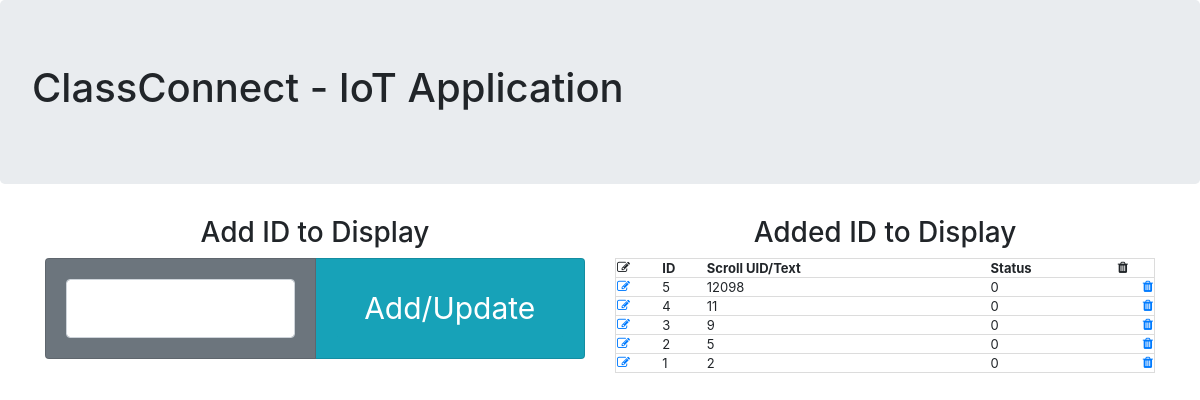
Page /iot/scrollText_update.php on the committed database.
### tables this page shows
CREATE TABLE `scroll_text` (
  `st_id` int(5) NOT NULL,
  `st_text` tinytext NOT NULL,
  `st_status` int(1) NOT NULL
);

### iot/select_functions.php (the view, shortened to what this page needs)
<?php
function getList($conn, $tableId, $fields, $dataType, $header, $sql, $edit, $delete)
{
  $columnCount=count($header);
  echo '<table  class="list-table-xs">';
  echo '<thead>';
  if($edit=='1')echo '<th><i class="fa fa-edit"></i></th>';
  for($j=0; $j<$columnCount; $j++)echo '<th align="center">'.$header[$j].'</th>';
  if($delete=='1')echo '<th align="right"><i class="fa fa-trash"></i></th>';
  echo '</thead>';
  $fieldCount=count($fields);
  $result=$conn->query($sql);
  while($rows=$result->fetch_assoc())
  {
    echo '<tr>';
    if($tableId<>'')$id=$rows[$tableId];
    if($edit=='1')echo '<td><a href="#" class="'.$tableId.'E" id="'.$id.'"><i class="fa fa-edit"></i></a></td>';
    if($tableId<>'')echo '<td>'.$id.'</td>';
    for($j=0; $j<$fieldCount; $j++)
    {
      $fieldName=$fields[$j];
      if($dataType[$j]=="0")echo '<td>'.$rows[$fieldName].'</td>';
      elseif($dataType[$j]=="1")echo '<td>'.date("d-M-Y", strtotime($rows[$fieldName])).'</td>';
      elseif($dataType[$j]=="3")
      {
        if($rows[$fieldName]==1)echo '<td><a href="#" class="'.$tableId.'ON"  id="'.$id.'"><img src="images/buttonOn.PNG" width="50"></a></td>';
        else echo '<td><a href="#" class="'.$tableId.'OFF" id="'.$id.'"><img src="images/buttonOff.PNG" width="50"></a> </td>';
      }
    }
    if($delete=='1')echo '<td align="right"><a href="#" class="'.$tableId.'D" id="'.$id.'"><i class="fa fa-trash"></i> </a></td>';
    echo '</tr>';
  }
  echo '</table>';
}
?>

### iot/scrollText_update.php (shortened to what this page needs)
<head>
	<link rel="stylesheet" href="https://maxcdn.bootstrapcdn.com/bootstrap/4.3.1/css/bootstrap.min.css">
	<link rel="stylesheet" href="css/table.css">
	<link rel="stylesheet" href="https://cdnjs.cloudflare.com/ajax/libs/font-awesome/4.7.0/css/font-awesome.min.css">
</head>
<?php
	require_once("dbIoT.php");
	require_once("select_functions.php");
?>
<div class="jumbotron"><h1>ClassConnect - IoT Application </h1></div>
<div class="container">
	<div class="row">
	<div class="col-md-6">
	<h3 align="center">Add ID to Display</h3>
	<form action="scrollText_update.php" method="post">
	<div class="card-group">
		<div class="card bg-secondary text-white">
			<div class="card-body">
				<input type="number" style="font-size: 30;" class="form-control" name="text" required/>
			</div>
		</div>
		<div class="card bg-info text-white">
			<div class="card-body">
			<input type="submit" style="font-size: 30;" class="btn btn-info btn-block" name="add" value="Add/Update"/>
			</div>
		</div>
	</div>
	</form>
	</div>
	<div class="col-md-6">
	<h3 align="center">Added ID to Display</h3>
<?php
	$sql="select * from scroll_text where st_status='0' order by st_id desc";
	$tableId='st_id';
	$fields=array("st_text","st_status");
	$dataType=array("0","0");
	$header=array("ID","Scroll UID/Text", "Status");
	getList($conn, $tableId, $fields, $dataType, $header, $sql, '1', '1')
?>
	</div>
	</div>
</div>

### iot/css/table.css (style rules this page uses)
table.list-table-xs { table-layout: auto; width: 100%; border-collapse: collapse; border: 1px solid black; }
table.list-table-xs tr { border: 1px solid gainsboro; font-size:small; }

### rows in the picture
scroll_text: st_id "5", st_text "12098", st_status "0"
scroll_text: st_id "4", st_text "11", st_status "0"
scroll_text: st_id "3", st_text "9", st_status "0"
scroll_text: st_id "2", st_text "5", st_status "0"
scroll_text: st_id "1", st_text "2", st_status "0"

### other values in the picture
$header[$j] "ID"
$header[$j] "Scroll UID/Text"
$header[$j] "Status"
